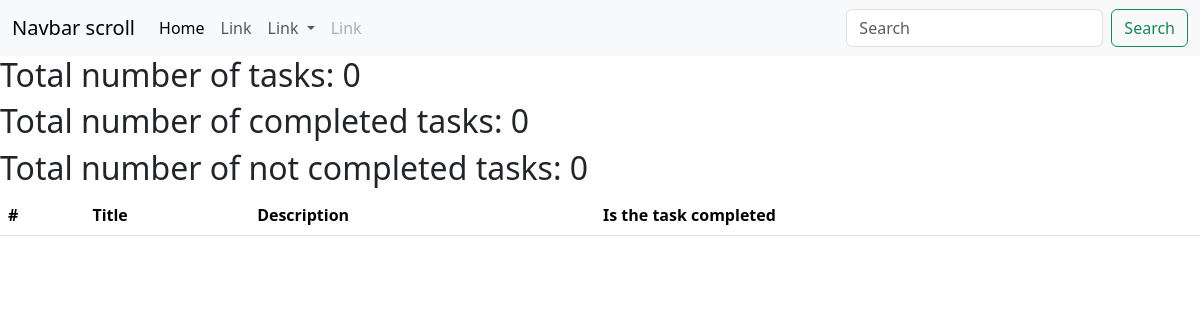
Before: /task/ with the older database file.
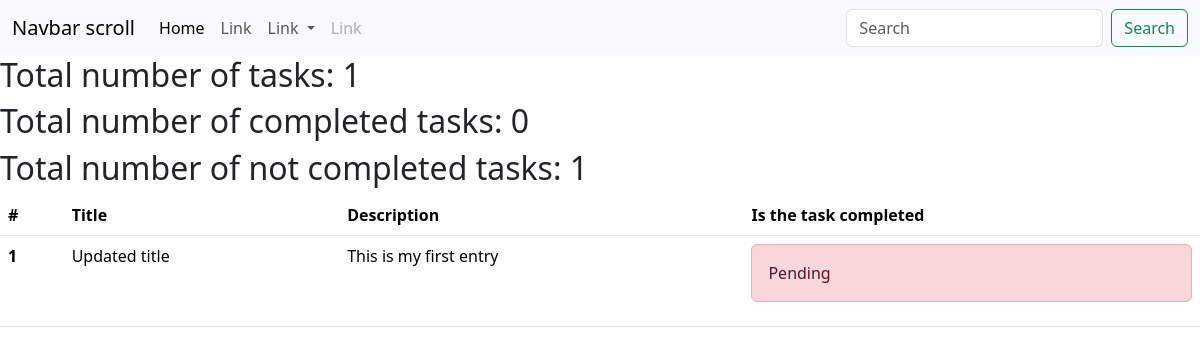
After: the same page with the newer database file.
### base/models.py (models this page shows)
class TodoList(models.Model):
    title = models.CharField(100)
    description = models.TextField(100)
    is_completed = models.BooleanField(default=False)

### base/views.py (the view)
# urls.py: path('task/', task),
def task(request):
    obj = TodoList.objects
    tasks = obj.all()
    all = obj.all().count()
    completed  = obj.filter(is_completed = True).count()
    not_completed  = obj.filter(is_completed = False).count()
    context = {
        'tasks': tasks,
        'all' : all,
        'completed' : completed,
        'not_completed' : not_completed
    }
    return render(request, 'task.html', context)

### templates/task.html (shortened to what this page needs)
{% extends "base.html" %}
{% block body %}
<h2>Total number of tasks: {{all}}</h2>
<h2>Total number of completed tasks: {{completed}}</h2>
<h2>Total number of not completed tasks: {{not_completed}}</h2>
<table class="table">
    <thead>
      <tr>
        <th scope="col">#</th>
        <th scope="col">Title</th>
        <th scope="col">Description</th>
        <th scope="col">Is the task completed</th>
      </tr>
    </thead>
    <tbody>
        {% for task in tasks %}
            <tr>
                <th scope="row">{{ forloop.counter }}</th>
                <td>{{ task.title }}</td>
                <td>{{ task.description }}</td>
                {% if task.is_completed == False %}
                <td>
                  <div class="alert alert-danger" role="alert">
                    Pending
                  </div>
                </td>
                {% elif task.is_completed == True %}
                <td>
                  <div class="alert alert-success" role="alert">
                    Completed
                  </div>
                </td>
                {% endif %}
            </tr>
        {% endfor %}
    </tbody>
  </table>
{% endblock body %}

Changed rows visible on the page:
added TodoList: title "Updated title", description "This is my first entry", is_completed "Pending"
Other visible differences:
{{ all }}: "0" → "1"
{{ not_completed }}: "0" → "1"
